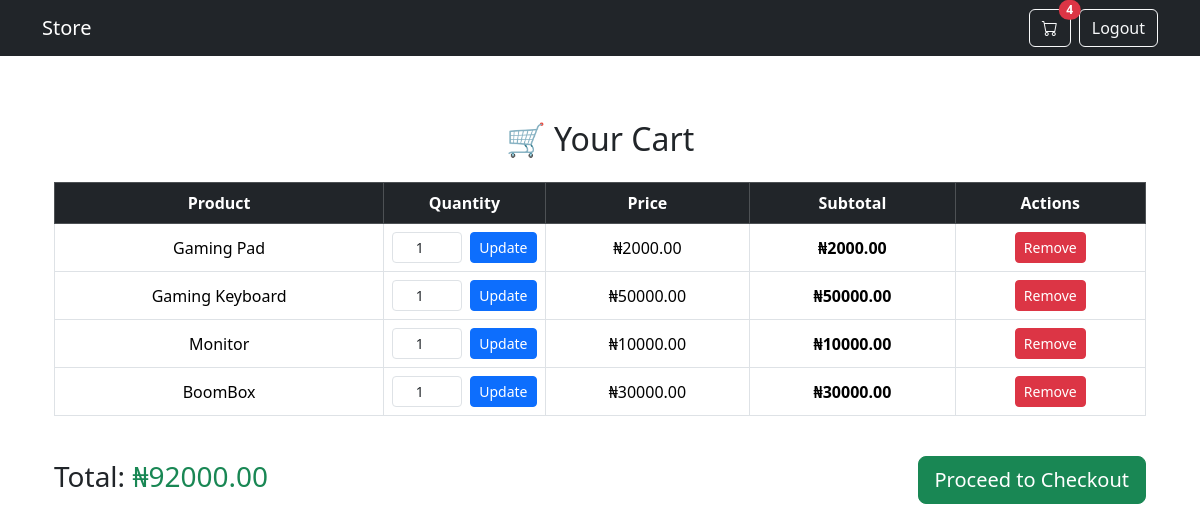
The page /api/cart/ (signed in) on the database as committed earlier.
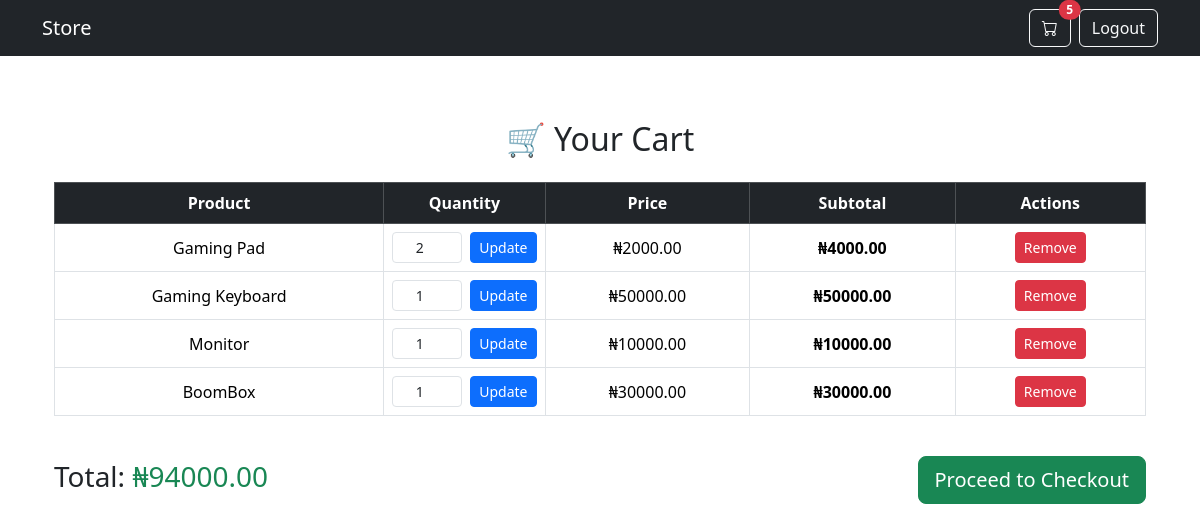
The same page on the database as committed later.
### cart/models.py (models this page shows)
class CartItem(models.Model):
    cart = models.ForeignKey(Cart, on_delete=models.CASCADE, related_name='items')
    product = models.ForeignKey(Product, on_delete=models.CASCADE)
    quantity = models.IntegerField(default=1)
    def subtotal(self):
        return self.product.price * self.quantity

### products/models.py (models this page shows, shortened)
class Product(models.Model):
    name = models.CharField(max_length=255)
    price = models.DecimalField(max_digits=10, decimal_places=2)
    description = models.TextField()
    image = models.ImageField(upload_to='products/')

### cart/views.py (the view)
# urls.py: path("", views.view_cart, name="view_cart"),
@login_required
def view_cart(request):
    cart = get_user_cart(request.user)
    items = cart.items.all() # all cartItems for this cart
    total = cart.total_price()
    return render(request, "cart/cart.html", {"cart": cart, "items": items, "total": total})

### cart/context_processors.py (called while the page is built)
def cart_item_count(request):
    if request.user.is_authenticated:
        cart, created = Cart.objects.get_or_create(user=request.user)
        return {'cart_item_count': sum(item.quantity for item in cart.items.all())}
    return {'cart_item_count': 0}

### cart/models.py (called while the page is built)
    def total_price(self):
        return sum(item.subtotal() for item in self.items.all())

### cart/views.py (called while the page is built)
def get_user_cart(user):
    cart, created = Cart.objects.get_or_create(user=user)
    return cart

### cart/templates/cart/cart.html (shortened to what this page needs)
{% extends 'base.html' %}
{% block content %}
<div class="container my-5">
  <h2 class="mb-4 text-center">🛒 Your Cart</h2>
  {% if items %}
    <div class="table-responsive">
      <table class="table table-bordered table-hover align-middle text-center">
        <thead class="table-dark">
          <tr>
            <th>Product</th>
            <th style="width: 150px;">Quantity</th>
            <th>Price</th>
            <th>Subtotal</th>
            <th>Actions</th>
          </tr>
        </thead>
        <tbody>
          {% for item in items %}
          <tr>
            <td> {{ item.product.name }}</td>
            <td>
              <form method="POST" action="{% url 'update_cart' item.id %}" class="d-flex justify-content-center align-items-center gap-2">
                <input type="number" name="quantity" value="{{ item.quantity }}" min="0" class="form-control form-control-sm text-center" style="width: 70px;">
                <button type="submit" class="btn btn-sm btn-primary">Update</button>
              </form>
            </td>
            <td>₦{{ item.product.price }}</td>
            <td><strong>₦{{ item.subtotal }}</strong></td>
            <td>
              <a href="{% url 'remove_from_cart' item.id %}" class="btn btn-sm btn-danger">Remove</a>
            </td>
          </tr>
          {% endfor %}
        </tbody>
      </table>
    </div>
    <div class="d-flex justify-content-between align-items-center mt-4">
      <h3>Total: <span class="text-success">₦{{ total }}</span></h3>
      <a href="{% url 'payment_process' %}" class="btn btn-lg btn-success">Proceed to Checkout</a>
    </div>
  {% else %}
    <div class="alert alert-info text-center p-4">
      <h4>Your cart is empty 🛍️</h4>
      <a href="{% url 'product_list' %}" class="btn btn-primary mt-3">Continue Shopping</a>
    </div>
  {% endif %}
</div>
{% endblock %}

Rows that differ between the two databases and show on the page:
changed CartItem "Gaming Pad": quantity "1" → "2"; subtotal "2000.00" → "4000.00"
Other text that changed with them:
{{ cart_item_count|default:0 }}: "4" → "5"
{{ total }}: "92000.00" → "94000.00"
